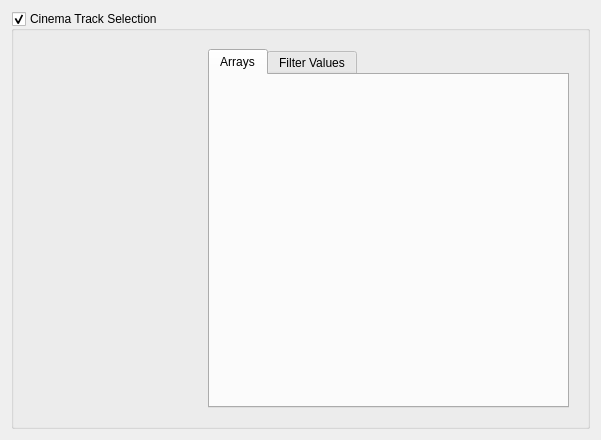
<?xml version="1.0" encoding="UTF-8"?>
<ui version="4.0">
 <class>CinemaTrackSelection</class>
 <widget class="QWidget" name="CinemaTrackSelection">
  <property name="geometry">
   <rect>
    <x>0</x>
    <y>0</y>
    <width>601</width>
    <height>440</height>
   </rect>
  </property>
  <property name="sizePolicy">
   <sizepolicy hsizetype="Preferred" vsizetype="Preferred">
    <horstretch>0</horstretch>
    <verstretch>0</verstretch>
   </sizepolicy>
  </property>
  <property name="windowTitle">
   <string>Form</string>
  </property>
  <layout class="QHBoxLayout" name="horizontalLayout_4">
   <item>
    <widget class="QGroupBox" name="gbTrackSelection">
     <property name="sizePolicy">
      <sizepolicy hsizetype="Expanding" vsizetype="Expanding">
       <horstretch>0</horstretch>
       <verstretch>0</verstretch>
      </sizepolicy>
     </property>
     <property name="title">
      <string>Cinema Track Selection</string>
     </property>
     <property name="checkable">
      <bool>true</bool>
     </property>
     <property name="checked">
      <bool>true</bool>
     </property>
     <layout class="QVBoxLayout" name="verticalLayout_3">
      <item>
       <widget class="QWidget" name="wNewSelection" native="true">
        <layout class="QHBoxLayout" name="horizontalLayout_2">
         <item>
          <widget class="pqPipelineBrowserWidget" name="wPipelineBrowser" native="true">
           <property name="sizePolicy">
            <sizepolicy hsizetype="Expanding" vsizetype="Expanding">
             <horstretch>0</horstretch>
             <verstretch>0</verstretch>
            </sizepolicy>
           </property>
           <property name="maximumSize">
            <size>
             <width>170</width>
             <height>16777215</height>
            </size>
           </property>
          </widget>
         </item>
         <item>
          <widget class="QTabWidget" name="tabProxyProperties">
           <property name="sizePolicy">
            <sizepolicy hsizetype="Preferred" vsizetype="Expanding">
             <horstretch>0</horstretch>
             <verstretch>0</verstretch>
            </sizepolicy>
           </property>
           <property name="minimumSize">
            <size>
             <width>350</width>
             <height>0</height>
            </size>
           </property>
           <property name="tabPosition">
            <enum>QTabWidget::North</enum>
           </property>
           <property name="currentIndex">
            <number>0</number>
           </property>
           <widget class="QWidget" name="wTabArrays">
            <attribute name="title">
             <string>Arrays</string>
            </attribute>
            <layout class="QVBoxLayout" name="verticalLayout">
             <item>
              <widget class="pqTreeView" name="viewArrayPicker" native="true">
               <property name="sizePolicy">
                <sizepolicy hsizetype="Expanding" vsizetype="Expanding">
                 <horstretch>0</horstretch>
                 <verstretch>0</verstretch>
                </sizepolicy>
               </property>
              </widget>
             </item>
            </layout>
           </widget>
           <widget class="QWidget" name="wTabValues">
            <attribute name="title">
             <string>Filter Values</string>
            </attribute>
            <layout class="QHBoxLayout" name="horizontalLayout_3"/>
           </widget>
          </widget>
         </item>
        </layout>
       </widget>
      </item>
     </layout>
    </widget>
   </item>
  </layout>
 </widget>
 <customwidgets>
  <customwidget>
   <class>pqPipelineBrowserWidget</class>
   <extends>QWidget</extends>
   <header>pqPipelineBrowserWidget.h</header>
   <container>1</container>
  </customwidget>
  <customwidget>
   <class>pqTreeView</class>
   <extends>QWidget</extends>
   <header>pqTreeView.h</header>
   <container>1</container>
  </customwidget>
 </customwidgets>
 <resources/>
 <connections/>
</ui>
